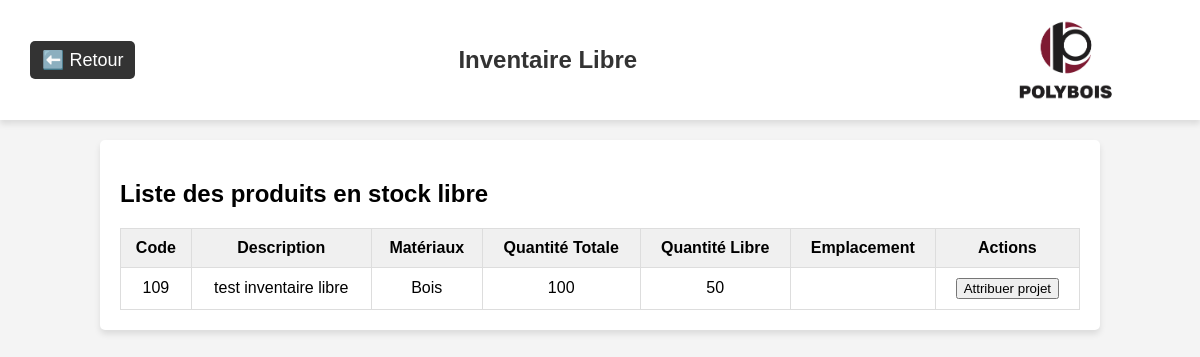
/inventaire/libre, run on the app's committed database.
### app/models/produit.py (models this page shows, shortened)
class Produit(db.Model):
    __tablename__ = 'produit'
    id = db.Column(db.Integer, primary_key=True)
    code = db.Column(db.String(50), unique=True, nullable=False)
    description = db.Column(db.String(255))
    materiaux = db.Column(db.String(100))
    categorie = db.Column(db.String(100))
    quantite = db.Column(db.Integer, default=0)
    historique = db.Column(db.Text, default='[]')  # Historique des modifications, stocké en JSON
    projets_associes = db.relationship("ProduitProjet", back_populates="produit", cascade="all, delete-orphan")
    lignes_achat = db.relationship("LigneAchat", back_populates="produit", cascade="all, delete-orphan")
    lignes_commande = db.relationship("LigneCommandeProduction", back_populates="produit", cascade="all, delete-orphan")
    stocks = db.relationship("Stock", back_populates="produit", cascade="all, delete-orphan")

### app/routes/inventaire_routes.py (the view)
@inventaire_bp.route("/libre")
def inventaire_libre():
    produits = Produit.query.all()
    produits_libres = []
    for produit in produits:
        total_attribue = sum(assoc.quantite for assoc in produit.projets_associes)
        free = produit.quantite - total_attribue
        if free > 0:
            produit.free = free
            produits_libres.append(produit)
    return render_template("inventaire_libre.html", produits=produits_libres)

### app/templates/inventaire_libre.html (shortened to what this page needs)
<!DOCTYPE html>
<html lang="fr">
  <head>
  </head>
  <body>
    <header>
      <a class="return-link" href="/inventaire">⬅️ Retour</a>
      <h1 class="module-title">Inventaire Libre</h1>
      <img class="logo-polybois" src="{{ url_for('static', filename='images/logo.png') }}" alt="Logo Polybois">
    </header>
    <div class="container">
      <h2>Liste des produits en stock libre</h2>
      <table id="produits">
        <thead>
          <tr>
            <th>Code</th>
            <th>Description</th>
            <th>Matériaux</th>
            <th>Quantité Totale</th>
            <th>Quantité Libre</th>
            <th>Emplacement</th>
            <th>Actions</th>
          </tr>
        </thead>
        <tbody>
          {% if produits %}
            {% for produit in produits %}
              <tr>
                <td>{{ produit.code }}</td>
                <td>{{ produit.description }}</td>
                <td>{{ produit.materiaux }}</td>
                <td>{{ produit.quantite }}</td>
                <td>{{ produit.free }}</td>
                <td>{{ produit.emplacement }}</td>
                <td>
                  <button onclick="attribuer_projet('{{ produit.code }}')">Attribuer projet</button>
                </td>
              </tr>
            {% endfor %}
          {% else %}
            <tr>
              <td colspan="7">⚠️ Aucun produit libre trouvé.</td>
            </tr>
          {% endif %}
        </tbody>
      </table>
    </div>
  </body>
</html>

### app/templates/inventaire_libre.html (style rules this page uses)
body { font-family: Arial, sans-serif; background-color: #f4f4f4; margin: 0; padding: 0; }
header { background-color: white; padding: 10px 30px; display: flex; justify-content: space-between; align-items: center; height: 100px; box-shadow: 0px 4px 6px rgba(0, 0, 0, 0.1); }
.return-link { text-decoration: none; font-size: 18px; color: white; background-color: #333; padding: 8px 12px; border-radius: 5px; }
.module-title { font-size: 24px; color: #333; flex-grow: 1; text-align: center; }
.logo-polybois { height: 120px; }
.container { margin: 20px auto; width: 80%; background: white; padding: 20px; border-radius: 5px; box-shadow: 0 4px 6px rgba(0, 0, 0, 0.1); }
table { width: 100%; border-collapse: collapse; margin-top: 20px; }
th, td { padding: 10px; border: 1px solid #ddd; text-align: center; }
th { background-color: #f0f0f0; }

### data on the page
Produit: code "109", description "test inventaire libre", materiaux "Bois", quantite "100", free "50"
